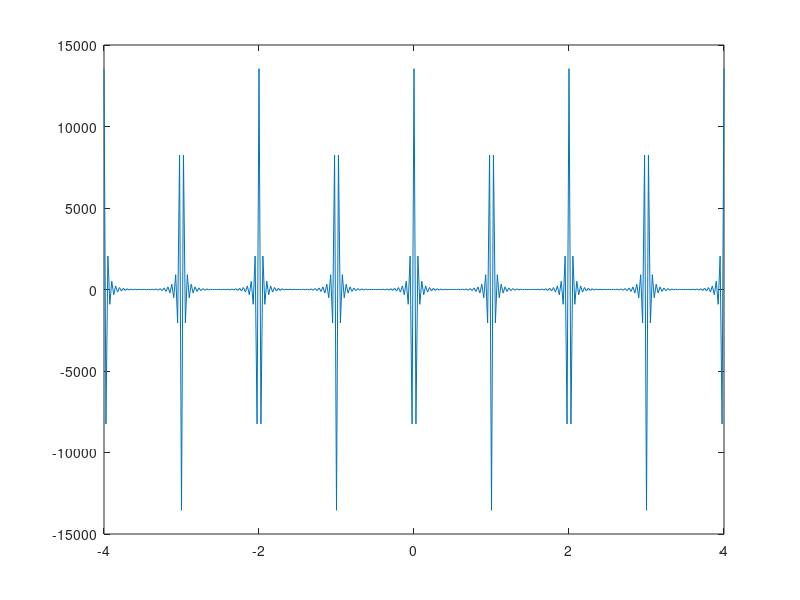

The MATLAB script that drew this image:
%% Part 1
  
  % A)
  
  p = 2;
  t = -4:0.025:4;
  V_s = 0;
  a_o = 2/p;
  
for n = 1:2:40
    V_s = V_s + (4/pi*(n^2-1))*cos((t.*n*2*pi)/p); 
end

V_s = V_s + a_o;
plot(t,V_s)